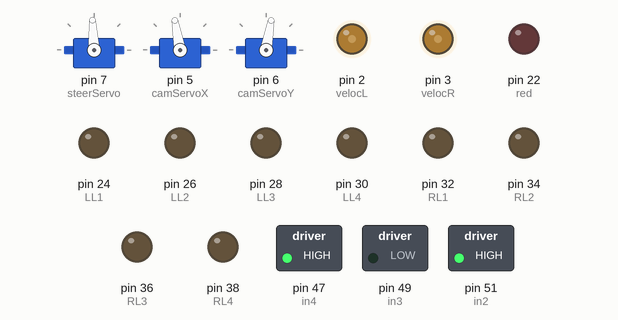
Simulated run of this sketch. Board: Arduino Mega 2560, built with avr-gcc and run on an emulated ATmega2560. Shown: 3 × servo, switched loads named in the sketch (green lamp = pin HIGH), output pins drawn as LEDs (lit = HIGH).

Above: at 0.05 s.
At 7.7 s:
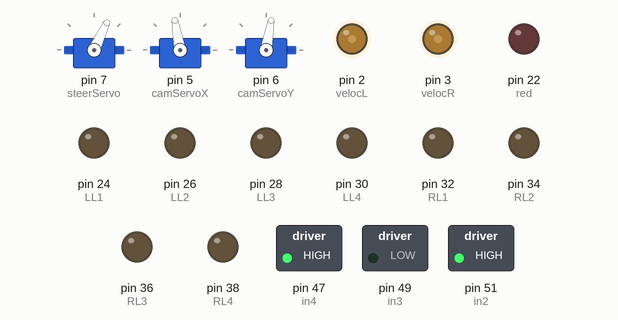
At 15.35 s:
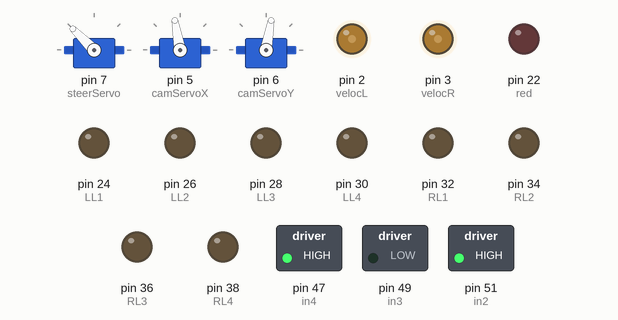
Timing chart, 0 to 19.3 s (numbered marks = the images above):
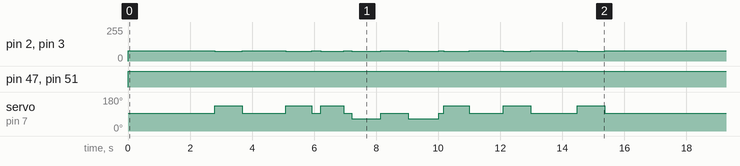

Measured:
- by itself, pin 47 (in4), pin 51 (in2): LOW → HIGH at 0.00 s
- by itself, servo on pin 7 (steerServo): repeats every 16.8 s: 93° 1.4 s, 135° 0.85 s, 93° 0.28 s, 135° 0.75 s, 93° 0.25 s, 65° 0.93 s, 93° 0.90 s, 65° 0.98 s, 93° 0.15 s, 135° 0.83 s, 93° 1.1 s, 135° 0.88 s, 93° 1.5 s, 135° 0.88 s, 93° 4.2 s, 135° 0.88 s
- by itself, pin 2 (velocL), pin 3 (velocR): repeats every 16.8 s: 72/255 0.88 s, 76/255 1.4 s, 72/255 0.85 s, 76/255 0.28 s, 72/255 0.75 s, 76/255 0.25 s, 72/255 0.93 s, 76/255 0.90 s, 72/255 0.98 s, 76/255 0.15 s, 72/255 0.83 s, 76/255 1.1 s, 72/255 0.88 s, 76/255 1.5 s, 72/255 0.88 s, 76/255 4.2 s

The sketch:

RecArd1.ino
```cpp
#include <Servo.h>
Servo steerServo;
Servo camServoX;
Servo camServoY;

//deklarasi variabel
int val1,val2,val3,val4,val5,val6,val7,val8;
int bin1,bin2,bin3,bin4,bin5,bin6,bin7,bin8;
int valu1,valu2,valu3,valu4,valu5,valu6,valu7,valu8;
int dir, power, LR, go, degSteer, decimal;
int mid = 90;
int fulp = 255*0.30;

//PIN MOTOR
int in1 = 53;
int in2 = 51;
int in3 = 49;
int in4 = 47;
int velocL = 2;
int velocR = 3;


//PIN COMMAND DARI RASPBERRY
int bit1 = A0;
int bit2 = A1;
int bit3 = A2;
int bit4 = A3;
int bit5 = A4;
int bit6 = A5;
int bit7 = A6;
int LoR = A7;
int MotorP = A9;

//PIN LAMPU
int red = 22;
int LL1 = 24;
int LL2 = 26;
int LL3 = 28;
int LL4 = 30;
int RL1 = 32;
int RL2 = 34;
int RL3 = 36;
int RL4 = 38;

void setup() {
  Serial.begin(9600);
  //=============pin motor
  pinMode(in1, OUTPUT);
  pinMode(in2, OUTPUT);
  pinMode(in3, OUTPUT);
  pinMode(in4, OUTPUT);
  pinMode(velocL, OUTPUT);
  pinMode(velocR, OUTPUT);
  //=============pin servo
  steerServo.attach(7);
  steerServo.write(mid);
  camServoX.attach(5);
  camServoX.write(100);
  camServoY.attach(6);
  camServoY.write(80);
  //==============pin lampu
  pinMode(red, OUTPUT);
  pinMode(LL1, OUTPUT);
  pinMode(LL2, OUTPUT);
  pinMode(LL3, OUTPUT);
  pinMode(LL4, OUTPUT);
  pinMode(RL1, OUTPUT);
  pinMode(RL2, OUTPUT);
  pinMode(RL3, OUTPUT);
  pinMode(RL4, OUTPUT);
  digitalWrite(red, HIGH);
  digitalWrite(LL1, LOW);
  digitalWrite(LL2, LOW);
  digitalWrite(LL3, LOW);
  digitalWrite(LL4, LOW);
  digitalWrite(RL1, LOW);
  digitalWrite(RL2, LOW);
  digitalWrite(RL3, LOW);
  digitalWrite(RL4, LOW);
}

void loop() {
  straight();  delay(2800);
  //fewr();      delay(500);
  goRight();   delay(880);//==============//BELOK KANAN 1
  straight();  delay(1400);
  goRight();   delay(850);//==============//BELOK KANAN 2
  straight();  delay(280);
  goRight();   delay(750);//============= //BELOK KANAN 3
  straight();  delay(250);
  goLeft();    delay(930);//============== //BELOK KIRI 1
  straight();  delay(900);
  goLeft();    delay(980);//===============//BELOK KIRI 2
  straight();  delay(150);
  goRight();   delay(830);//==============//BELOK KANAN 4
  straight();  delay(1100);
  goRight();   delay(880);//=============//BELOK KANAN 5
  straight();  delay(1500);
  goRight();   delay(880);//=============//BELOK KANAN 6
  straight();  delay(1400);
  /*straight();  delay(1400);
  fewr();      delay(500);
  straight();  delay(1000);
  goRight();   delay(1150);//==============//BELOK KANAN 1
  straight();  delay(1100);
  fewr();      delay(600);
  goRight();   delay(1000);//==============//BELOK KANAN 2
  straight();  delay(300);
  goRight();   delay(1000);//============= //BELOK KANAN 3
  straight();  delay(350);
  goLeft();    delay(800);//============== //BELOK KIRI 1
  straight();  delay(1600);
  goLeft();    delay(800);//===============//BELOK KIRI 2
  straight();  delay(400);
  goRight();   delay(1200);//==============//BELOK KANAN 4
  straight();  delay(1300);
  fewr();      delay(700);
  goRight();   delay(1100);//=============//BELOK KANAN 5
  straight();  delay(1300);
  fewr();      delay(1000);
  goRight();   delay(1100);//=============//BELOK KANAN 6
  straight();  delay(1800);
  fewr();      delay(1400);*/
}

void fewr(){
  steerServo.write(100);
  analogWrite(velocL, fulp);
  analogWrite(velocR, fulp);
  digitalWrite(in1, LOW);
  digitalWrite(in2, HIGH);
  digitalWrite(in3, LOW);
  digitalWrite(in4, HIGH);
  digitalWrite(red, LOW);
}

void straight(){
  steerServo.write(93);
  analogWrite(velocL, fulp);
  analogWrite(velocR, fulp);
  digitalWrite(in1, LOW);
  digitalWrite(in2, HIGH);
  digitalWrite(in3, LOW);
  digitalWrite(in4, HIGH);
  digitalWrite(red, LOW);
}

void goRight(){
  steerServo.write(135);
  analogWrite(velocL, fulp*0.95);
  analogWrite(velocR, fulp*0.95);
  digitalWrite(in1, LOW);
  digitalWrite(in2, HIGH);
  digitalWrite(in3, LOW);
  digitalWrite(in4, HIGH);
  digitalWrite(red, LOW);
}

void goLeft(){
  steerServo.write(65);
  analogWrite(velocL, fulp*0.95);
  analogWrite(velocR, fulp*0.95);
  digitalWrite(in1, LOW);
  digitalWrite(in2, HIGH);
  digitalWrite(in3, LOW);
  digitalWrite(in4, HIGH);
  digitalWrite(red, LOW);
}


//=======================not used, saved only====================
void true_code(){
  rec_bin();    //baca data binary dari Raspberry
  rec_dir();    //dapet value 'LR'
  rec_power();  //dapet value 'go'
  convertAll(); //dapet value 'bin1-7'
  decimal = bin1+bin2+bin3+bin4+bin5+bin6+bin7;
  //Serial.println(String(bin1)+"|"+String(bin2)+"|"+String(bin3)+"|"+String(bin4)+"|"+String(bin5)+"|"+String(bin6)+"|"+String(bin7));
  Serial.println(decimal);
  degSteer = mid+(LR*decimal);
  if (degSteer<90){           //|
    senkiri();                //|
  }else if (degSteer >= 90){  //|===  LAMPU SEN
    senkanan();               //|
  }                           //|
  Serial.println(String(degSteer)+" ==> " + String(LR*decimal) + " | power: " + String(go));
  steerServo.write(degSteer); //Kendali Steer
  gas();
  delay(50);
}


//==============================================
////LAMPIRAN FUNGSI-FUNGSI//////==============
//=========================================

//RECEIVED BINARY NUMBER
void rec_bin(){
  val1 = analogRead(bit1);
  val2 = analogRead(bit2);
  val3 = analogRead(bit3);
  val4 = analogRead(bit4);
  val5 = analogRead(bit5);
  val6 = analogRead(bit6);
  val7 = analogRead(bit7);
  dir = analogRead(LoR);
  power = analogRead(MotorP);
  //Serial.println(String(val1)+"|"+String(val2)+"|"+String(val3)+"|"+String(val4)+"|"+String(val5)+"|"+String(val6)+"|"+String(val7));
}

//=================================KONVERSI BILANGAN BINER//
void convertAll(){
  convert1();
  convert2();
  convert3();
  convert4();
  convert5();
  convert6();
  convert7();
}
void convert1(){
  if(val1<600){
    bin1 = 0;
  }else if(val1>600){
    bin1 = 1;}
}
void convert2(){
  if(val2<600){
    bin2 = 0;
  }else if(val2>600){
    bin2 = 2;}
}
void convert3(){
  if(val3<600){
    bin3 = 0;
  }else if(val3>600){
    bin3 = 4;}
}
void convert4(){
  if(val4<600){
    bin4 = 0;
  }else if(val4>600){
    bin4 = 8;}
}
void convert5(){
  if(val5<600){
    bin5 = 0;
  }else if(val5>600){
    bin5 = 16;}
}
void convert6(){
  if(val6<600){
    bin6= 0;
  }else if(val6>600){
    bin6 = 32;}
}
void convert7(){
  if(val7<600){
    bin7 = 0;
  }else if(val7>600){
    bin7 = 64;}
}

//==========================NILAI DERAJAT BELOK
void rec_dir(){
  if(dir<600){
    LR = -1;
  }else if(dir>600){
    LR = 1;
  }
}

//===========================NGEGAS ATAU NGEREM
void rec_power(){
  if(power<600){
    go = 0;
  }else if(power>600){
    go = 1;
  }
}

//==========LAMPU SEN=====
void senkiri(){
  digitalWrite(LL1, HIGH);
  digitalWrite(LL2, HIGH);
  digitalWrite(LL3, HIGH);
  digitalWrite(LL4, HIGH);
  delay(25);
  digitalWrite(LL1, LOW);
  digitalWrite(LL2, LOW);
  digitalWrite(LL3, LOW);
  digitalWrite(LL4, LOW);
  delay(25);
  }
void senkanan(){
  digitalWrite(RL1, HIGH);
  digitalWrite(RL2, HIGH);
  digitalWrite(RL3, HIGH);
  digitalWrite(RL4, HIGH);
  delay(25);
  digitalWrite(RL1, LOW);
  digitalWrite(RL2, LOW);
  digitalWrite(RL3, LOW);
  digitalWrite(RL4, LOW);
  delay(25);
}


void gas(){
  if(go==1){
    if((0 <= decimal) && (decimal <= 30)){
      analogWrite(velocL, int(fulp*0.8));
      analogWrite(velocR, int(fulp*0.8));
      digitalWrite(in1, LOW);
      digitalWrite(in2, HIGH);
      digitalWrite(in3, LOW);
      digitalWrite(in4, HIGH);
      digitalWrite(red, LOW);
    }else if(30 < decimal){
      analogWrite(velocL, fulp);
      analogWrite(velocR, fulp);
      digitalWrite(in1, LOW);
      digitalWrite(in2, HIGH);
      digitalWrite(in3, LOW);
      digitalWrite(in4, HIGH);
      digitalWrite(red, LOW);
    }
  }else if(go==0){
    analogWrite(velocL, 0);
    analogWrite(velocR, 0);
    digitalWrite(in1, LOW);
    digitalWrite(in2, LOW);
    digitalWrite(in3, LOW);
    digitalWrite(in4, LOW);
    digitalWrite(red, HIGH);
  }
}
```
